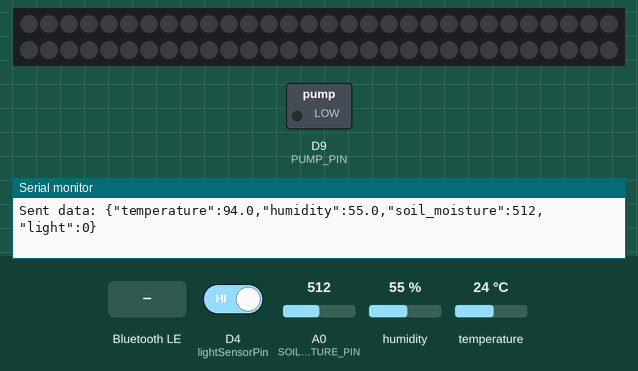
Recording of a sketch running on a simulated Arduino Nano 33 IoT. On the bench: 60 RGB LEDs in strip order, left to right, continuing on the next row, switched loads named in the sketch (green lamp = pin HIGH), the last lines printed to the serial monitor. The test bench sets the inputs (shaded band); at power-on: D4 (lightSensorPin) HIGH, A0 (SOIL_MOISTURE_PIN) = 512, humidity 55 %, temperature 24 °C. Nothing arrives over Bluetooth unless stated; a phone connects over Bluetooth LE 3 s after start.

Above: at 4.8 s.
4.9 s: Bluetooth LE write "LIGHT_ON" received
At 5.8 s:
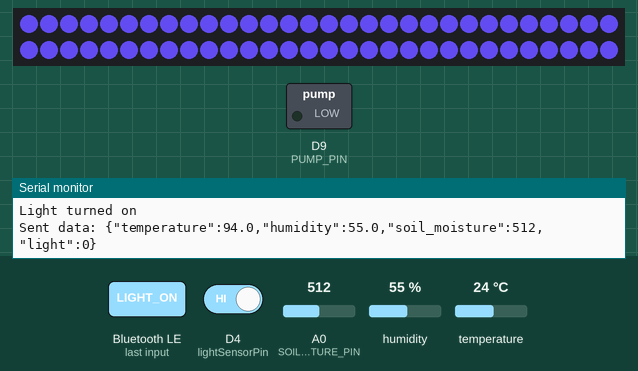
6.5 s: Bluetooth LE write "LIGHT_OFF" received
At 8.2 s:
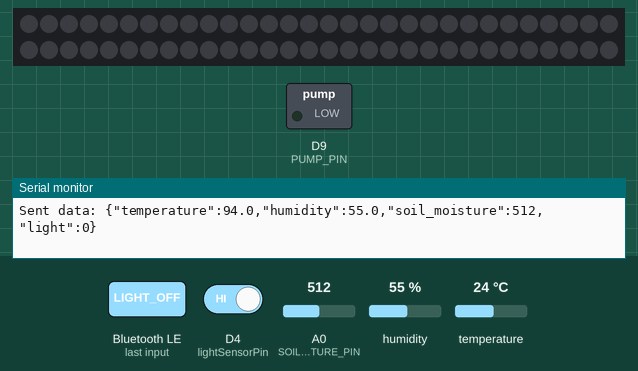
8.5 s: Bluetooth LE write "PUMP_START_" received
Timing chart, 0 to 11.5 s (numbered marks = the images above; inputs shaded):
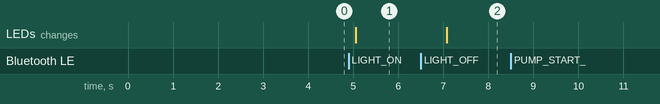

The sketch:

sketch_nov13a.ino
```cpp
#include <ArduinoBLE.h>
#include <Adafruit_NeoPixel.h>
#include <DHT.h>

// Constants
#define DHTPIN 2           // Pin connected to the DHT11 data pin
#define DHTTYPE DHT11      // DHT11 sensor
#define LED_PIN 6          // Pin connected to DIN on the strip
#define NUM_LEDS 60        // Number of LEDs in your strip
#define SOIL_MOISTURE_PIN A0 // Pin for soil moisture sensor
#define PUMP_PIN 9         // Pin for water pump

// Objects
Adafruit_NeoPixel strip = Adafruit_NeoPixel(NUM_LEDS, LED_PIN, NEO_GRB + NEO_KHZ800);
DHT dht(DHTPIN, DHTTYPE);

// BLE UUIDs
#define SERVICE_UUID        "12345678-1234-5678-1234-56789abcdef0"
#define CHARACTERISTIC_UUID "abcdef01-1234-5678-1234-56789abcdef0"

// BLE variables
BLEService plantService(SERVICE_UUID);
BLECharacteristic commandCharacteristic(CHARACTERISTIC_UUID, BLEWrite | BLENotify, 512);

// State variables
bool lightOn = false;
bool pumpRunning = false;
unsigned long pumpStartTime = 0;
unsigned long pumpDuration = 0;
int lightStatus = 0;
const int lightSensorPin = 4;

// Setup function
void setup() {
  Serial.begin(9600);
  while (!Serial);

  // Initialize components
  dht.begin();
  strip.begin();
  strip.show(); // Turn off all LEDs initially
  pinMode(SOIL_MOISTURE_PIN, INPUT);
  pinMode(PUMP_PIN, OUTPUT);
  digitalWrite(PUMP_PIN, LOW); // Pump off initially

  // Initialize BLE
  if (!BLE.begin()) {
    Serial.println("BLE initialization failed!");
    while (1);
  }
  BLE.setLocalName("PlantCare");
  BLE.setAdvertisedService(plantService);
  plantService.addCharacteristic(commandCharacteristic);
  BLE.addService(plantService);

  // Start advertising
  BLE.advertise();
  Serial.println("BLE device is now advertising...");
}

void loop() {
  BLEDevice central = BLE.central();

  // Check if central device is connected
  if (central) {
    Serial.println("Connected to central device");
    while (central.connected()) {
      handleBLECommands();
      handlePumpState();
      sendSensorData();
      delay(1000); // Update every second
    }
    Serial.println("Disconnected from central device");
  }
}

// Handle incoming BLE commands
void handleBLECommands() {
  if (commandCharacteristic.written()) {
    const uint8_t* byteArray = commandCharacteristic.value();
    String command = String((const char*) byteArray);
    Serial.println("Received command: " + command);

    if (command.startsWith("LIGHT_ON")) {
      lightOn = true;
      strip.fill(strip.Color(84, 64, 205));
      strip.show();
      Serial.println("Light turned on");
    } else if (command.startsWith("LIGHT_OFF")) {
      lightOn = false;
      strip.clear(); // Turn off all LEDs
      strip.show();
      Serial.println("Light turned off");
    } else if (command.startsWith("PUMP_START_")) {
      pumpDuration = command.substring(11).toInt() * 1000; // Extract duration in seconds and convert to ms
      pumpStartTime = millis();
      pumpRunning = true;
      digitalWrite(PUMP_PIN, HIGH); // Turn pump on
      Serial.println("Pump started for " + String(pumpDuration / 1000) + " seconds");

    } else if (command.startsWith("PUMP_STOP")) {
      digitalWrite(PUMP_PIN, LOW);
      Serial.println("Pump stopped");
    }
  }
}

// Manage pump state
void handlePumpState() {
  if (pumpRunning && millis() - pumpStartTime >= pumpDuration) {
    pumpRunning = false;
    digitalWrite(PUMP_PIN, LOW); // Turn pump off
    Serial.println("Pump turned off");
  }
}

// Read sensors and send data
void sendSensorData() {
  float temperature = dht.readTemperature() + 70;
  float humidity = dht.readHumidity();
  int soilMoisture = analogRead(SOIL_MOISTURE_PIN);
  //int lightStatus = lightOn ? 1 : 0;
  lightStatus = digitalRead(lightSensorPin);
  if (lightStatus == LOW) {
    lightStatus = 1;
  } else {
    lightStatus = 0;
  }


  // Create JSON string
  String jsonData = "{";
  jsonData += "\"temperature\":" + String(temperature, 1) + ",";
  jsonData += "\"humidity\":" + String(humidity, 1) + ",";
  jsonData += "\"soil_moisture\":" + String(soilMoisture) + ",";
  jsonData += "\"light\":" + String(lightStatus);
  jsonData += "}";

  // Update the characteristic value
  commandCharacteristic.setValue(jsonData.c_str());
  Serial.println("Sent data: " + jsonData);
}
```

Measured:
- after the input at 4.9 s, the LEDs: change after 0.15 s (image 1)
- after the input at 6.5 s, the LEDs: change after 0.58 s (image 2)
